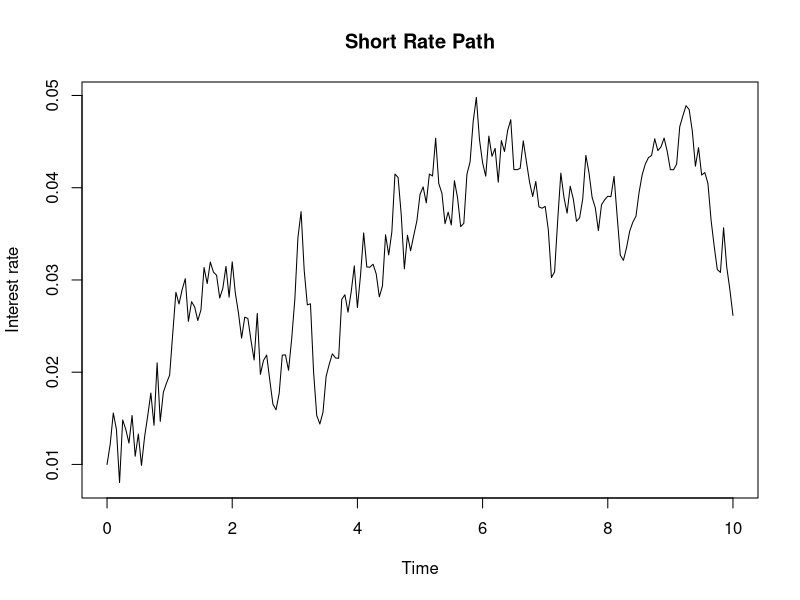
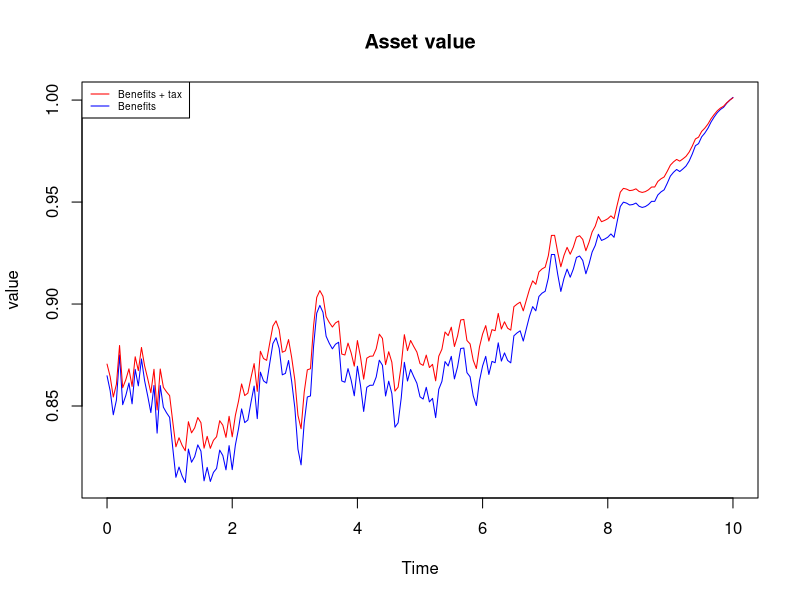
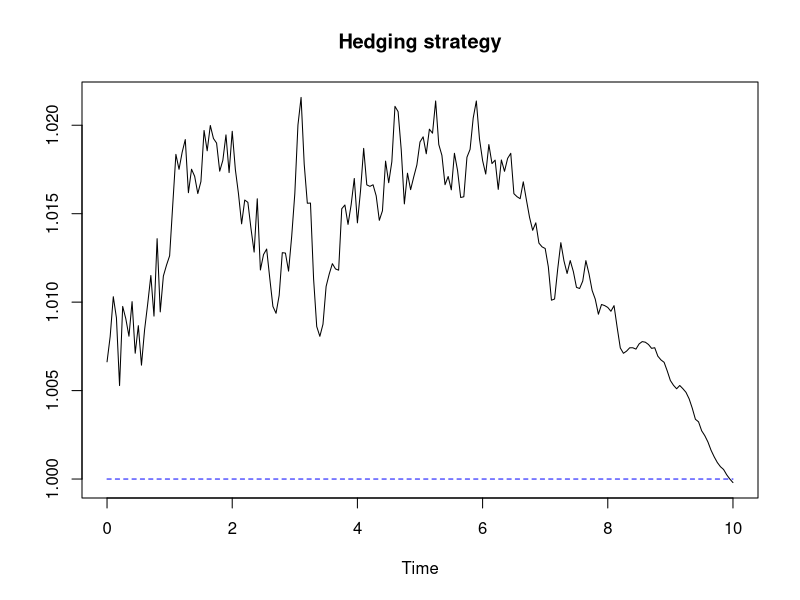
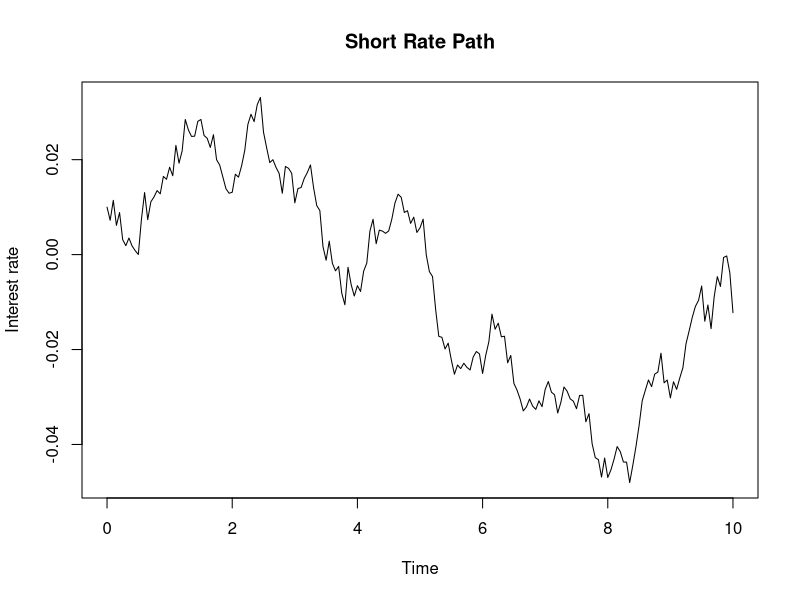
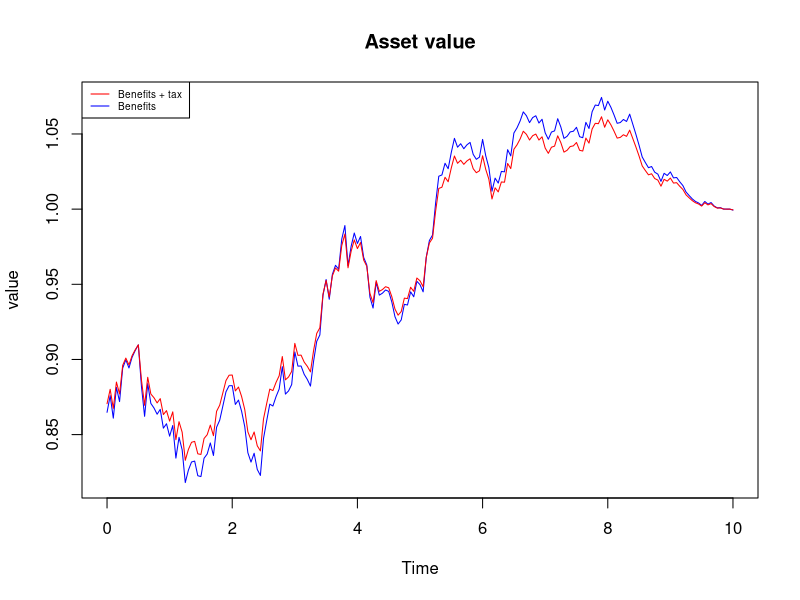
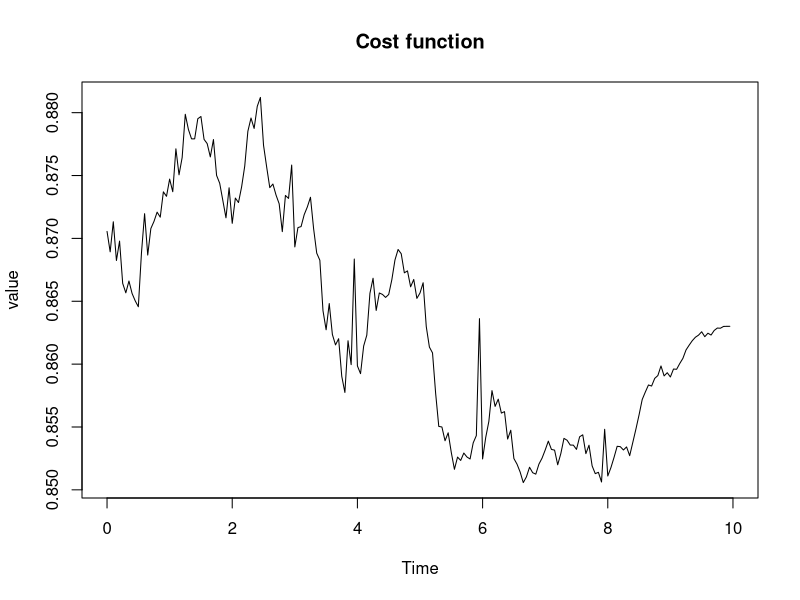
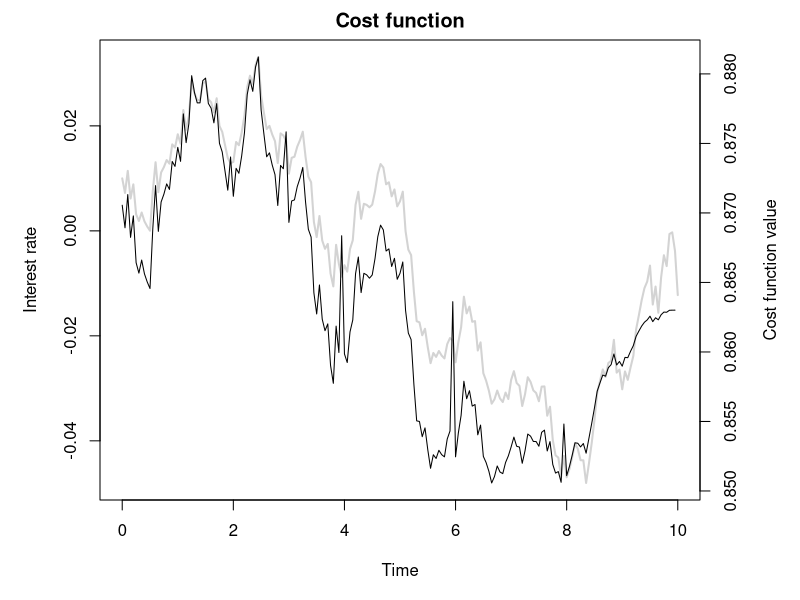

Recreate these plots in R, in order. (Note: a time limit stopped this script after it produced the figures.)

##NUMERICAL EXAMPLE CHAPTER 3
## define model parameters
r0 <- 0.01
b <- 0.02
alpha <- 0.2
sigma <- 0.015 #regular sigma


## simulate short rate paths
n <- 1    # MC simulation trials
T <- 10   # total time
m <- 200   # subintervals
dt <- T/m  # difference in time each subinterval

#simulate short rate
r <- matrix(0,m+1,n)  # matrix to hold short rate paths
r[1,] <- r0

for(j in 1:n){
  for(i in 2:(m+1)){
    dr <- alpha*(b-r[i-1,j])*dt + sigma*sqrt(dt)*rnorm(1,0,1)
    r[i,j] <- r[i-1,j] + dr
  }
} 
t <- seq(0, T, dt)
matplot(t, r[,1:1], type="l", lty=1, main="Short Rate Path", ylab="Interest rate", xlab = "Time") 



bondprice <- rep(NA,200)
for (t in 1:201){
  b.vas <- (1/alpha)*(1-exp(-(T-t*dt)*alpha)) 
  a.vas <- (b-sigma^2/(2*alpha^2))*((T-t*dt)-b.vas)+(sigma^2)/(4*alpha)*b.vas^2
  bondprice[t] <- exp(-a.vas-b.vas*r[t,1])
}

gamma <- 0.153
bondprice_tax <- rep(NA,200)
for (t in 1:201){
  b.vas <- (1/alpha)*(1-exp(-(T-t*dt)*alpha)) 
  a.vas <- (b-sigma^2/(2*alpha^2))*((T-t*dt)-b.vas)+(sigma^2)/(4*alpha)*b.vas^2
  bondprice_tax[t] <- exp(-a.vas-b.vas*(-gamma*r[t,1] + r[t,1]))
}

#Plotting the asset value
t <- seq(0, T, dt) 
matplot(t, bondprice, type="l", lty=1, main="Asset value", ylab="value", xlab="Time", col='blue') 
matplot(t, bondprice_tax, type="l", lty=1, main="Asset value", ylab="value",xlab="Time", add=TRUE, col = 'red') 
legend("topleft", legend=c("Benefits + tax ", "Benefits"),
       col=c("red", "blue"), lty=1:1, cex=0.6)


#plotting the hedging strategy
h1 <- bondprice_tax/bondprice 
h0 <- rep(0,201)
one <- rep(1,201)
t <- seq(0, T, dt)
plot(t, h1, type="l", lty=1, main="Hedging strategy", ylab="", xlab="Time") 
lines(t,one, type='l', lty=2, col = "blue")




##NUMERICAL EXAMPLE CHAPTER 5
## function to find ZCB price using Vasicek model
## define model parameters
r0 <- 0.01
#hvis renten starter med at være negativ
#r0 <- -0.03*0.5
b <- 0.02
#b <- 0.02*1.5 #scaled up
#b <- 0.02*0.5 #scaled down
alpha <- 0.2
#alpha <- 0.2*1.5 #scaled up
#alpha <- 0.2*0.5 #scaled down
sigma <- 0.015 #regular sigma
#sigma <-0.015*1.5 #scaled up
#sigma <- 0.015*0.5 #scaled down


## simulate short rate paths
n <- 1    # MC simulation trials
T <- 10   # total time
m <- 200   # subintervals
dt <- T/m  # difference in time each subinterval



#simulate short rate
r <- matrix(0,m+1,n)  # matrix to hold short rate paths
r[1,] <- r0

for(j in 1:n){
  for(i in 2:(m+1)){
    dr <- alpha*(b-r[i-1,j])*dt + sigma*sqrt(dt)*rnorm(1,0,1)
    r[i,j] <- r[i-1,j] + dr
  }
} 
t <- seq(0, T, dt)
matplot(t, r[,1:1], type="l", lty=1, main="Short Rate Path", ylab="Interest rate", xlab = "Time") 


bondprice <- rep(NA,200)
for (t in 1:201){
  b.vas <- (1/alpha)*(1-exp(-(T-t*dt)*alpha)) 
  a.vas <- (b-sigma^2/(2*alpha^2))*((T-t*dt)-b.vas)+(sigma^2)/(4*alpha)*b.vas^2
  bondprice[t] <- exp(-a.vas-b.vas*r[t,1])
}

gamma <- 0.153
bondprice_tax <- rep(NA,200)
for (t in 1:201){
  b.vas <- (1/alpha)*(1-exp(-(T-t*dt)*alpha)) 
  a.vas <- (b-sigma^2/(2*alpha^2))*((T-t*dt)-b.vas)+(sigma^2)/(4*alpha)*b.vas^2
  bondprice_tax[t] <- exp(-a.vas-b.vas*(-gamma*r[t,1] + r[t,1]))
}

#Plotting the asset value
t <- seq(0, T, dt) 
matplot(t, bondprice, type="l", lty=1, main="Asset value", ylab="value", xlab="Time", col='blue') 
matplot(t, bondprice_tax, type="l", lty=1, main="Asset value", ylab="value",xlab="Time", add=TRUE, col = 'red') 
legend("topleft", legend=c("Benefits + tax ", "Benefits"),
       col=c("red", "blue"), lty=1:1, cex=0.6)


PALt <- rep(NA,10)
for (i in 1:10){
  PALt[i] <- bondprice_tax[i/0.05+1]-  bondprice_tax[i/0.05-20+1]
}

betalt_skat <- rep(NA,10)
palaktiv <- matrix(NA,5,10)
skyggekonto_overskud <- rep(NA,10)




#Calculating the PAL tax
PALt <- rep(NA,10)
for (i in 1:10){
  PALt[i] <- bondprice_tax[i/0.05+1]-  bondprice_tax[i/0.05-20+1]
}

betalt_skat <- rep(NA,10)
afkast <- matrix(NA,15,17)
skyggekonto_overskud <- rep(NA,10)


#Calculate the returns every year, recalling the 5 year projection rule 
afkast[5,1] <- 0
afkast[5,2] <- 0
afkast[5,3] <- 0
afkast[5,4] <- 0
afkast[5,5] <- 0

for (i in 1:10){
  if(PALt[i]<0){
    afkast[i+5,i+5] <-PALt[i]
  }
  else{ afkast[i+5,i+5] <- 0}
  afkast[i+5,17] <- PALt[i]
}
for (i in 1:10){
  if(PALt[i]>0){
   if(PALt[i] + afkast[i+4, i]<0){
     afkast[i+1,16] <- PALt[i] + afkast[i+4,i]
     afkast[i+5, i] <- 0
     afkast[i+5, i+1] <- afkast[i+4, i+1]
     afkast[i+5, i+2] <- afkast[i+4, i+2]
     afkast[i+5, i+3] <- afkast[i+4, i+3]
     afkast[i+5, i+4] <- afkast[i+4, i+4]
   }
    else afkast[i+5,i] <- 0
    if(PALt[i] + afkast[i+4, i] + afkast[i+4, i+1]>0){
      afkast[i+5, i+1] <- 0
      if(PALt[i]+afkast[i+4, i] + afkast[i+4, i+1] + afkast[i+4, i+2]>0){
        afkast[i+5, i+2] <-0
        if(PALt[i]+afkast[i+4, i] + afkast[i+4, i+1] + afkast[i+4, i+2] + afkast[i+4, i+3] >0){
          afkast[i+5, i+3] <-0
          if(PALt[i]+afkast[i+4, i] + afkast[i+4, i+1] + afkast[i+4, i+2] + afkast[i+4, i+3] + afkast[i+4, i+4] >0){
            afkast[i+5, i+4] <-0
            afkast[i+5,16] <- PALt[i] + afkast[i+4, i] + afkast[i+4, i+1] + afkast[i+4, i+2] + afkast[i+4, i+3] + afkast[i+4, i+4]
          }
          else{
            afkast[i+5,i+4] <- PALt[i] +afkast[i+4, i] + afkast[i+4,i+1] + afkast[i+4,i+2] + afkast[i+4,i+3] + afkast[i+4,i+4] 
            afkast[i+5,16] <- 0
          }
        }
        else {
          afkast[i+5,i+3] <- PALt[i] +afkast[i+4, i] + afkast[i+4,i+1] + afkast[i+4,i+2] + afkast[i+4,i+3]
          afkast[i+5,i+4] <- afkast[i+4,i+4]
          afkast[i+5,16] <- 0
        }
      }
    else {
      afkast[i+5,i+2] <- PALt[i] +afkast[i+4, i] + afkast[i+4,i+1] + afkast[i+4,i+2]
      afkast[i+5,i+3] <- afkast[i+4,i+3]
      afkast[i+5,i+4] <- afkast[i+4,i+4]
      afkast[i+5,16] <- 0
     }
    }
    else {
      afkast[i+5,i+1] <- PALt[i] +afkast[i+4, i] + afkast[i+4,i+1]
      afkast[i+5,i+2] <- afkast[i+4,i+2]
      afkast[i+5,i+3] <- afkast[i+4,i+3]
      afkast[i+5,i+4] <- afkast[i+4,i+4]
      afkast[i+5,16] <- 0
    }
  }
  else {
    afkast[i+5,i] <- 0 
    afkast[i+5,i+1] <- afkast[i+4,i+1]
    afkast[i+5,i+2] <- afkast[i+4,i+2]
    afkast[i+5,i+3] <- afkast[i+4,i+3]
    afkast[i+5,i+4] <- afkast[i+4,i+4]
    afkast[i+5,16] <- afkast[i+4,i]
  }
}



#Calculates paid PAL every year and shadow account surplus
for (i in 1:10){
betalt_skat[i] <- gamma*afkast[i+5,16]
skyggekonto_overskud[i] <- (1-gamma)*afkast[i+5,16]
}


#COST FUNKTION
#define the insurance payment function
A_b <- function(t) ifelse(t>=10,1,0)
#Paid tax in the dt intervals 
t <- seq(0, T, dt)
A_t <- rep(0,200)
for (i in 1:10){
  A_t[20*i] <- betalt_skat[i]
}

#value of portfolio
V <- rep(NA,200)
for (i in 1:200){
  if(i<200)
  V[i] <- bondprice_tax[i]
  else 
    V[i] <- 0
}


#sum of trading gains
trading_gains_sum <- rep(NA,201)
trading_gains <- rep(NA,201)
trading_gains[1] <- 0
trading_gains_sum[1]<-0
for (t in 1:200){
  trading_gains[t+1] <- bondprice_tax[t]/bondprice[t]*(bondprice[(t+1)]-bondprice[t])
  trading_gains_sum[t+1] <- sum(trading_gains[1:(t+1)])
}


cost <- rep(NA,200)
for (t in 1:201){
  cost[t] <- V[t] - trading_gains_sum[t] + A_b(dt*t) + A_t[t] 
}

#Plotting the cost function
t <- seq(0, T, dt)
matplot(t, cost, type="l", lty=1, main="Cost function", ylab="value", xlab="Time") 


## plotting the cost function and interest rate in same plot

par(mfrow=c(1,1))
par(mar = c(5,5,2,5))
plot(t, r, type = "l", main="Cost function", ylab="Interest rate", xlab="Time", col= "lightgray", lwd=2)
par(new = T)
plot(t, cost, type="l", axes=F, xlab=NA, ylab=NA)
axis(side = 4)
mtext(side = 4, line = 3, 'Cost function value')
#legend("topleft",
 #      legend=c("Cost function", "Short rate"),
  #     lty=c(1,1), pch=c(NA, NA), col=c("black", "grey"), cex=0.6, inset=c(-0.2,0))



#Calculating the integral under the cost function
#area under graph
#cost_int_1 <- rep(NA,200)
#for (t in 1:200){
#  cost_int_1[t] <- (cost[(t)]*dt)
#}
#cost_int_calc_1<- sum(cost_int_1)
#diff_1 <- cost_int_calc_1-cost[1]*10
#cost <- cost_int_calc_1 -diff_1
#p_1 <- (cost_int_calc_1 - cost  )/cost_int_calc_1*100




###### SIMULATION OF LOSS DISTRIBUTION ######

### USING VASICEK
## function to find ZCB price using Vasicek model
## define model parameters
r0 <- 0.01
b <- 0.02
alpha <- 0.2
sigma <- 0.015 #regular sigma



## simulate short rate paths
n <- 1    # MC simulation trials
T <- 10   # total time
m <- 200   # subintervals
dt <- T/m  # difference in time each subinterval



loss <- rep(NA,10000)
p_l <- rep(NA,10000)
for (k in 1:10000){ 
#simulate short rate
r <- matrix(0,m+1,n)  # matrix to hold short rate paths
r[1,] <- r0

for(j in 1:n){
  for(i in 2:(m+1)){
    dr <- alpha*(b-r[i-1,j])*dt + sigma*sqrt(dt)*rnorm(1,0,1)
    r[i,j] <- r[i-1,j] + dr
  }
} 



bondprice <- rep(NA,200)
for (t in 1:201){
  b.vas <- (1/alpha)*(1-exp(-(T-t*dt)*alpha)) 
  a.vas <- (b-sigma^2/(2*alpha^2))*((T-t*dt)-b.vas)+(sigma^2)/(4*alpha)*b.vas^2
  bondprice[t] <- exp(-a.vas-b.vas*r[t,1])
}

gamma <- 0.153
bondprice_tax <- rep(NA,200)
for (t in 1:201){
  b.vas <- (1/alpha)*(1-exp(-(T-t*dt)*alpha)) 
  a.vas <- (b-sigma^2/(2*alpha^2))*((T-t*dt)-b.vas)+(sigma^2)/(4*alpha)*b.vas^2
  bondprice_tax[t] <- exp(-a.vas-b.vas*(-gamma*r[t,1] + r[t,1]))
}



PALt <- rep(NA,10)
for (i in 1:10){
  PALt[i] <- bondprice_tax[i/0.05+1]-  bondprice_tax[i/0.05-20+1]
}

betalt_skat <- rep(NA,10)
palaktiv <- matrix(NA,5,10)
skyggekonto_overskud <- rep(NA,10)


PALt <- rep(NA,10)
for (i in 1:10){
  PALt[i] <- bondprice_tax[i/0.05+1]-  bondprice_tax[i/0.05-20+1]
}

betalt_skat <- rep(NA,10)
afkast <- matrix(NA,15,17)
skyggekonto_overskud <- rep(NA,10)


afkast[5,1] <- 0
afkast[5,2] <- 0
afkast[5,3] <- 0
afkast[5,4] <- 0
afkast[5,5] <- 0

for (i in 1:10){
  if(PALt[i]<0){
    afkast[i+5,i+5] <-PALt[i]
  }
  else{ afkast[i+5,i+5] <- 0}
  afkast[i+5,17] <- PALt[i]
}
for (i in 1:10){
  if(PALt[i]>0){
    if(PALt[i] + afkast[i+4, i]<0){
      afkast[i+1,16] <- PALt[i] + afkast[i+4,i]
      afkast[i+5, i] <- 0
      afkast[i+5, i+1] <- afkast[i+4, i+1]
      afkast[i+5, i+2] <- afkast[i+4, i+2]
      afkast[i+5, i+3] <- afkast[i+4, i+3]
      afkast[i+5, i+4] <- afkast[i+4, i+4]
    }
    else afkast[i+5,i] <- 0
    if(PALt[i] + afkast[i+4, i] + afkast[i+4, i+1]>0){
      afkast[i+5, i+1] <- 0
      if(PALt[i]+afkast[i+4, i] + afkast[i+4, i+1] + afkast[i+4, i+2]>0){
        afkast[i+5, i+2] <-0
        if(PALt[i]+afkast[i+4, i] + afkast[i+4, i+1] + afkast[i+4, i+2] + afkast[i+4, i+3] >0){
          afkast[i+5, i+3] <-0
          if(PALt[i]+afkast[i+4, i] + afkast[i+4, i+1] + afkast[i+4, i+2] + afkast[i+4, i+3] + afkast[i+4, i+4] >0){
            afkast[i+5, i+4] <-0
            afkast[i+5,16] <- PALt[i] + afkast[i+4, i] + afkast[i+4, i+1] + afkast[i+4, i+2] + afkast[i+4, i+3] + afkast[i+4, i+4]
          }
          else{
            afkast[i+5,i+4] <- PALt[i] +afkast[i+4, i] + afkast[i+4,i+1] + afkast[i+4,i+2] + afkast[i+4,i+3] + afkast[i+4,i+4] 
            afkast[i+5,16] <- 0
          }
        }
        else {
          afkast[i+5,i+3] <- PALt[i] +afkast[i+4, i] + afkast[i+4,i+1] + afkast[i+4,i+2] + afkast[i+4,i+3]
          afkast[i+5,i+4] <- afkast[i+4,i+4]
          afkast[i+5,16] <- 0
        }
      }
      else {
        afkast[i+5,i+2] <- PALt[i] +afkast[i+4, i] + afkast[i+4,i+1] + afkast[i+4,i+2]
        afkast[i+5,i+3] <- afkast[i+4,i+3]
        afkast[i+5,i+4] <- afkast[i+4,i+4]
        afkast[i+5,16] <- 0
      }
    }
    else {
      afkast[i+5,i+1] <- PALt[i] +afkast[i+4, i] + afkast[i+4,i+1]
      afkast[i+5,i+2] <- afkast[i+4,i+2]
      afkast[i+5,i+3] <- afkast[i+4,i+3]
      afkast[i+5,i+4] <- afkast[i+4,i+4]
      afkast[i+5,16] <- 0
    }
  }
  else {
    afkast[i+5,i] <- 0 
    afkast[i+5,i+1] <- afkast[i+4,i+1]
    afkast[i+5,i+2] <- afkast[i+4,i+2]
    afkast[i+5,i+3] <- afkast[i+4,i+3]
    afkast[i+5,i+4] <- afkast[i+4,i+4]
    afkast[i+5,16] <- afkast[i+4,i]
  }
}


for (i in 1:10){
  betalt_skat[i] <- gamma*afkast[i+5,16]
  skyggekonto_overskud[i] <- (1-gamma)*afkast[i+5,16]
}


#COST FUNKTION
A_b <- function(t) ifelse(t>=10,1,0)
t <- seq(0, T, dt)
A_t <- rep(0,200)
for (i in 1:10){
  A_t[20*i] <- betalt_skat[i]
}

#value of portfolio
V <- rep(NA,200)
for (i in 1:200){
  if(i<200)
    V[i] <- bondprice_tax[i]
  else 
    V[i] <- 0
}



#sum of trading gains
trading_gains_sum <- rep(NA,201)
trading_gains <- rep(NA,201)
trading_gains[1] <- 0
trading_gains_sum[1]<-0
for (t in 1:200){
  trading_gains[t+1] <- bondprice_tax[t]/bondprice[t]*(bondprice[(t+1)]-bondprice[t])
  trading_gains_sum[t+1] <- sum(trading_gains[1:(t+1)])
}


cost <- rep(NA,200)
for (t in 1:201){
  cost[t] <- V[t] - trading_gains_sum[t] + A_b(dt*t) + A_t[t] 
}

cost_int_loss <- rep(NA,200)
for (t in 1:200){
  cost_int_loss[t] <- (cost[(t)]*dt)
}
cost_int_calc_loss<- sum(cost_int_loss)
diff_loss <- cost_int_calc_loss-cost[1]*10
cost <- cost_int_calc_loss -diff_loss
p_loss <- (cost_int_calc_loss - cost )/cost_int_calc_loss*100

loss[k] <- diff_loss
p_l[k] <- p_loss
}

#Sorting the losses
loss_S <- sort(loss, decreasing = TRUE)
p_l_S <- sort(p_l, decreasing = TRUE)


#Calc VaR
alpha_v <- 0.99
VaR_L <- loss_S[floor(10000*(1-alpha_v))+1]
#Calc ES
OS_L <- loss_S[1:(floor(10000*(1-alpha_v))+1)]
ES_L <- 1/(floor(10000*(1-alpha_v))+1)*sum(OS_L)

#Calc VaR
VaR_p <- p_l_S[floor(10000*(1-alpha_v))+1]
#Calc ES
OS_p <- p_l_S[1:(floor(10000*(1-alpha_v))+1)]
ES_p <- 1/(floor(10000*(1-alpha_v))+1)*sum(OS_p)

#plotting, a negative loss means that the cost of cont. tax is more expensive and positive means discrete is more expensive
par(mfrow=c(1,1))
hist(loss_S, breaks = 100, main = 'Losses', xlab = 'Loss size', xlim = c(-0.21,0.15))
abline(v=VaR_L, col="red")
abline(v=ES_L, col="blue")

hist(p_l_S, breaks = 100, main = 'Losses %', xlab = 'Percentage loss size',  xlim = c(-2.5,2.5))
abline(v=VaR_p, col="red")
abline(v=ES_p, col="blue")

mean(loss_S)
mean(p_l_S)


### USING CIR
## define model parameters
r0 <- 0.01
b <- 0.02
alpha <- 0.2
sigma <- 0.015 #regular sigma


## simulate short rate paths
n <- 1    # MC simulation trials
T <- 10   # total time
m <- 200   # subintervals
dt <- T/m  # difference in time each subinterval


loss <- rep(NA,10000)
p_l <- rep(NA,10000)
for (k in 1:10000){ 
  #simulate short rate
  r <- matrix(0,m+1,n)  # matrix to hold short rate paths
  r[1,] <- r0
  
  for(j in 1:n){
    for(i in 2:(m+1)){
      dr <- alpha*(b-r[i-1,j])*dt + sigma*sqrt(r[i-1,j]*dt)*rnorm(1,0,1)
      r[i,j] <- r[i-1,j] + dr
    }
  } 
  
  
  
  bondprice <- rep(NA,200)
  for (t in 1:201){
    b.vas <- (1/alpha)*(1-exp(-(T-t*dt)*alpha)) 
    a.vas <- (b-sigma^2/(2*alpha^2))*((T-t*dt)-b.vas)+(sigma^2)/(4*alpha)*b.vas^2
    bondprice[t] <- exp(-a.vas-b.vas*r[t,1])
  }
  
  gamma <- 0.153
  bondprice_tax <- rep(NA,200)
  for (t in 1:201){
    b.vas <- (1/alpha)*(1-exp(-(T-t*dt)*alpha)) 
    a.vas <- (b-sigma^2/(2*alpha^2))*((T-t*dt)-b.vas)+(sigma^2)/(4*alpha)*b.vas^2
    bondprice_tax[t] <- exp(-a.vas-b.vas*(-gamma*r[t,1] + r[t,1]))
  }
  
  
  
  PALt <- rep(NA,10)
  for (i in 1:10){
    PALt[i] <- bondprice_tax[i/0.05+1]-  bondprice_tax[i/0.05-20+1]
  }
  
  betalt_skat <- rep(NA,10)
  palaktiv <- matrix(NA,5,10)
  skyggekonto_overskud <- rep(NA,10)
  
  
  
  
  PALt <- rep(NA,10)
  for (i in 1:10){
    PALt[i] <- bondprice_tax[i/0.05+1]-  bondprice_tax[i/0.05-20+1]
  }
  
  betalt_skat <- rep(NA,10)
  afkast <- matrix(NA,15,17)
  skyggekonto_overskud <- rep(NA,10)
  
  
  afkast[5,1] <- 0
  afkast[5,2] <- 0
  afkast[5,3] <- 0
  afkast[5,4] <- 0
  afkast[5,5] <- 0
  
  for (i in 1:10){
    if(PALt[i]<0){
      afkast[i+5,i+5] <-PALt[i]
    }
    else{ afkast[i+5,i+5] <- 0}
    afkast[i+5,17] <- PALt[i]
  }
  for (i in 1:10){
    if(PALt[i]>0){
      if(PALt[i] + afkast[i+4, i]<0){
        afkast[i+1,16] <- PALt[i] + afkast[i+4,i]
        afkast[i+5, i] <- 0
        afkast[i+5, i+1] <- afkast[i+4, i+1]
        afkast[i+5, i+2] <- afkast[i+4, i+2]
        afkast[i+5, i+3] <- afkast[i+4, i+3]
        afkast[i+5, i+4] <- afkast[i+4, i+4]
      }
      else afkast[i+5,i] <- 0
      if(PALt[i] + afkast[i+4, i] + afkast[i+4, i+1]>0){
        afkast[i+5, i+1] <- 0
        if(PALt[i]+afkast[i+4, i] + afkast[i+4, i+1] + afkast[i+4, i+2]>0){
          afkast[i+5, i+2] <-0
          if(PALt[i]+afkast[i+4, i] + afkast[i+4, i+1] + afkast[i+4, i+2] + afkast[i+4, i+3] >0){
            afkast[i+5, i+3] <-0
            if(PALt[i]+afkast[i+4, i] + afkast[i+4, i+1] + afkast[i+4, i+2] + afkast[i+4, i+3] + afkast[i+4, i+4] >0){
              afkast[i+5, i+4] <-0
              afkast[i+5,16] <- PALt[i] + afkast[i+4, i] + afkast[i+4, i+1] + afkast[i+4, i+2] + afkast[i+4, i+3] + afkast[i+4, i+4]
            }
            else{
              afkast[i+5,i+4] <- PALt[i] +afkast[i+4, i] + afkast[i+4,i+1] + afkast[i+4,i+2] + afkast[i+4,i+3] + afkast[i+4,i+4] 
              afkast[i+5,16] <- 0
            }
          }
          else {
            afkast[i+5,i+3] <- PALt[i] +afkast[i+4, i] + afkast[i+4,i+1] + afkast[i+4,i+2] + afkast[i+4,i+3]
            afkast[i+5,i+4] <- afkast[i+4,i+4]
            afkast[i+5,16] <- 0
          }
        }
        else {
          afkast[i+5,i+2] <- PALt[i] +afkast[i+4, i] + afkast[i+4,i+1] + afkast[i+4,i+2]
          afkast[i+5,i+3] <- afkast[i+4,i+3]
          afkast[i+5,i+4] <- afkast[i+4,i+4]
          afkast[i+5,16] <- 0
        }
      }
      else {
        afkast[i+5,i+1] <- PALt[i] +afkast[i+4, i] + afkast[i+4,i+1]
        afkast[i+5,i+2] <- afkast[i+4,i+2]
        afkast[i+5,i+3] <- afkast[i+4,i+3]
        afkast[i+5,i+4] <- afkast[i+4,i+4]
        afkast[i+5,16] <- 0
      }
    }
    else {
      afkast[i+5,i] <- 0 
      afkast[i+5,i+1] <- afkast[i+4,i+1]
      afkast[i+5,i+2] <- afkast[i+4,i+2]
      afkast[i+5,i+3] <- afkast[i+4,i+3]
      afkast[i+5,i+4] <- afkast[i+4,i+4]
      afkast[i+5,16] <- afkast[i+4,i]
    }
  }
  
  

  for (i in 1:10){
    betalt_skat[i] <- gamma*afkast[i+5,16]
    skyggekonto_overskud[i] <- (1-gamma)*afkast[i+5,16]
  }
  
  
  #COST FUNKTION
  A_b <- function(t) ifelse(t>=10,1,0)
  t <- seq(0, T, dt)
  A_t <- rep(0,200)
  for (i in 1:10){
    A_t[20*i] <- betalt_skat[i]
  }
  
  #value of portfolio
  V <- rep(NA,200)
  for (i in 1:200){
    if(i<200)
      V[i] <- bondprice_tax[i]
    else 
      V[i] <- 0
  }
  
  
  
  #sum of trading gains
  trading_gains_sum <- rep(NA,201)
  trading_gains <- rep(NA,201)
  trading_gains[1] <- 0
  trading_gains_sum[1]<-0
  for (t in 1:200){
    trading_gains[t+1] <- bondprice_tax[t]/bondprice[t]*(bondprice[(t+1)]-bondprice[t])
    trading_gains_sum[t+1] <- sum(trading_gains[1:(t+1)])
  }
  
  
  cost <- rep(NA,200)
  for (t in 1:201){
    cost[t] <- V[t] - trading_gains_sum[t] + A_b(dt*t) + A_t[t] 
  }
  
  cost_int_loss <- rep(NA,200)
  for (t in 1:200){
    cost_int_loss[t] <- (cost[(t)]*dt)
  }
  cost_int_calc_loss<- sum(cost_int_loss)
  diff_loss <- cost_int_calc_loss-cost[1]*10
  cost <- cost_int_calc_loss -diff_loss
  p_loss <- (cost_int_calc_loss - cost )/cost_int_calc_loss*100
  
  loss[k] <- diff_loss
  p_l[k] <- p_loss
}

#Sorting the losses
loss_S <- sort(loss, decreasing = TRUE)
p_l_S <- sort(p_l, decreasing = TRUE)


#Calc VaR
alpha_v <- 0.99
VaR_L <- loss_S[floor(10000*(1-alpha_v))+1]
#Calc ES
OS_L <- loss_S[1:(floor(10000*(1-alpha_v))+1)]
ES_L <- 1/(floor(10000*(1-alpha_v))+1)*sum(OS_L)

#Calc VaR
VaR_p <- p_l_S[floor(10000*(1-alpha_v))+1]
#Calc ES
OS_p <- p_l_S[1:(floor(10000*(1-alpha_v))+1)]
ES_p <- 1/(floor(10000*(1-alpha_v))+1)*sum(OS_p)

#plotting, a negative loss means that the cost of cont. tax is more expensive and positive means discrete is more expensive
par(mfrow=c(1,1))
hist(loss_S, breaks = 100, main = 'Losses CIR model', xlab = 'Loss size', xlim = c(-0.03,0.03))
abline(v=VaR_L, col="red")
abline(v=ES_L, col="blue")

hist(p_l_S, breaks = 100, main = 'Losses % CIR model', xlab = 'Percentage loss size',  xlim = c(-0.35,0.35))
abline(v=VaR_p, col="red")
abline(v=ES_p, col="blue")

mean(loss_S)
mean(p_l_S)
